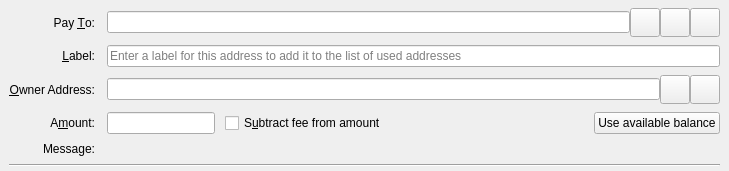
<?xml version="1.0" encoding="UTF-8"?>
<ui version="4.0">
 <class>SendCoinsEntry</class>
 <widget class="QStackedWidget" name="SendCoinsEntry">
  <property name="geometry">
   <rect>
    <x>0</x>
    <y>0</y>
    <width>729</width>
    <height>150</height>
   </rect>
  </property>
  <property name="focusPolicy">
   <enum>Qt::TabFocus</enum>
  </property>
  <property name="autoFillBackground">
   <bool>false</bool>
  </property>
  <widget class="QFrame" name="SendCoins">
   <property name="frameShape">
    <enum>QFrame::NoFrame</enum>
   </property>
   <layout class="QGridLayout" name="gridLayout">
    <property name="topMargin">
     <number>8</number>
    </property>
    <property name="bottomMargin">
     <number>4</number>
    </property>
    <property name="horizontalSpacing">
     <number>12</number>
    </property>
    <property name="verticalSpacing">
     <number>8</number>
    </property>
    <item row="0" column="0">
     <widget class="QLabel" name="payToLabel">
      <property name="text">
       <string>Pay &amp;To:</string>
      </property>
      <property name="alignment">
       <set>Qt::AlignRight|Qt::AlignTrailing|Qt::AlignVCenter</set>
      </property>
      <property name="buddy">
       <cstring>payTo</cstring>
      </property>
     </widget>
    </item>
    <item row="0" column="1">
     <layout class="QHBoxLayout" name="payToLayout">
      <property name="spacing">
       <number>0</number>
      </property>
      <item>
       <widget class="QValidatedLineEdit" name="payTo">
        <property name="toolTip">
         <string>The Bitcoin address to send the payment to</string>
        </property>
       </widget>
      </item>
      <item>
       <widget class="QToolButton" name="addressBookButton">
        <property name="toolTip">
         <string>Choose previously used address</string>
        </property>
        <property name="text">
         <string/>
        </property>
        <property name="icon">
         <iconset resource="../bitcoin.qrc">
          <normaloff>:/icons/address-book</normaloff>:/icons/address-book</iconset>
        </property>
        <property name="iconSize">
         <size>
          <width>22</width>
          <height>22</height>
         </size>
        </property>
        <property name="shortcut">
         <string>Alt+A</string>
        </property>
       </widget>
      </item>
      <item>
       <widget class="QToolButton" name="pasteButton">
        <property name="toolTip">
         <string>Paste address from clipboard</string>
        </property>
        <property name="text">
         <string/>
        </property>
        <property name="icon">
         <iconset resource="../bitcoin.qrc">
          <normaloff>:/icons/editpaste</normaloff>:/icons/editpaste</iconset>
        </property>
        <property name="iconSize">
         <size>
          <width>22</width>
          <height>22</height>
         </size>
        </property>
        <property name="shortcut">
         <string>Alt+P</string>
        </property>
       </widget>
      </item>
      <item>
       <widget class="QToolButton" name="deleteButton">
        <property name="toolTip">
         <string>Remove this entry</string>
        </property>
        <property name="text">
         <string/>
        </property>
        <property name="icon">
         <iconset resource="../bitcoin.qrc">
          <normaloff>:/icons/remove</normaloff>:/icons/remove</iconset>
        </property>
        <property name="iconSize">
         <size>
          <width>22</width>
          <height>22</height>
         </size>
        </property>
       </widget>
      </item>
     </layout>
    </item>
    <item row="1" column="0">
     <widget class="QLabel" name="labellLabel">
      <property name="text">
       <string>&amp;Label:</string>
      </property>
      <property name="alignment">
       <set>Qt::AlignRight|Qt::AlignTrailing|Qt::AlignVCenter</set>
      </property>
      <property name="buddy">
       <cstring>addAsLabel</cstring>
      </property>
     </widget>
    </item>
    <item row="1" column="1">
     <widget class="QLineEdit" name="addAsLabel">
      <property name="toolTip">
       <string>Enter a label for this address to add it to the list of used addresses</string>
      </property>
      <property name="placeholderText">
       <string>Enter a label for this address to add it to the list of used addresses</string>
      </property>
     </widget>
    </item>
    <item row="2" column="0">
     <widget class="QLabel" name="ownerLabel">
      <property name="text">
       <string>&amp;Owner Address:</string>
      </property>
      <property name="alignment">
       <set>Qt::AlignRight|Qt::AlignTrailing|Qt::AlignVCenter</set>
      </property>
      <property name="buddy">
       <cstring>ownerLabel</cstring>
      </property>
     </widget>
    </item>
    <item row="2" column="1">
     <layout class="QHBoxLayout" name="ownerLayout">
      <property name="spacing">
       <number>0</number>
      </property>
      <item>
       <widget class="QValidatedLineEdit" name="ownerAddress">
        <property name="toolTip">
         <string>The BitcoinPoW owner address</string>
        </property>
       </widget>
      </item>
      <item>
       <widget class="QToolButton" name="ownerAddressBookButton">
        <property name="toolTip">
         <string>Choose previously used address</string>
        </property>
        <property name="text">
         <string/>
        </property>
        <property name="icon">
         <iconset resource="../bitcoin.qrc">
          <normaloff>:/icons/address-book</normaloff>:/icons/address-book</iconset>
        </property>
        <property name="iconSize">
         <size>
          <width>22</width>
          <height>22</height>
         </size>
        </property>
        <property name="shortcut">
         <string>Alt+A</string>
        </property>
       </widget>
      </item>
      <item>
       <widget class="QToolButton" name="ownerPasteButton">
        <property name="toolTip">
         <string>Paste address from clipboard</string>
        </property>
        <property name="text">
         <string/>
        </property>
        <property name="icon">
         <iconset resource="../bitcoin.qrc">
          <normaloff>:/icons/editpaste</normaloff>:/icons/editpaste</iconset>
        </property>
        <property name="iconSize">
         <size>
          <width>22</width>
          <height>22</height>
         </size>
        </property>
        <property name="shortcut">
         <string>Alt+P</string>
        </property>
       </widget>
      </item>
     </layout>
    </item>
    <item row="3" column="0">
     <widget class="QLabel" name="amountLabel">
      <property name="text">
       <string>A&amp;mount:</string>
      </property>
      <property name="alignment">
       <set>Qt::AlignRight|Qt::AlignTrailing|Qt::AlignVCenter</set>
      </property>
      <property name="buddy">
       <cstring>payAmount</cstring>
      </property>
     </widget>
    </item>
    <item row="3" column="1">
     <layout class="QHBoxLayout" name="horizontalLayoutAmount" stretch="0,1,0">
      <property name="spacing">
       <number>10</number>
      </property>
      <item>
       <widget class="BitcoinAmountField" name="payAmount">
         <property name="toolTip">
          <string>The amount to send in the selected unit</string>
         </property>
       </widget>
      </item>
      <item>
       <widget class="QCheckBox" name="checkboxSubtractFeeFromAmount">
        <property name="toolTip">
         <string>The fee will be deducted from the amount being sent. The recipient will receive less bitcoins than you enter in the amount field. If multiple recipients are selected, the fee is split equally.</string>
        </property>
        <property name="text">
         <string>S&amp;ubtract fee from amount</string>
        </property>
       </widget>
      </item>
      <item>
       <widget class="QPushButton" name="useAvailableBalanceButton">
        <property name="text">
         <string>Use available balance</string>
        </property>
       </widget>
      </item>
     </layout>
    </item>
    <item row="4" column="0">
     <widget class="QLabel" name="messageLabel">
      <property name="text">
       <string>Message:</string>
      </property>
      <property name="alignment">
       <set>Qt::AlignRight|Qt::AlignTrailing|Qt::AlignVCenter</set>
      </property>
     </widget>
    </item>
    <item row="4" column="1">
     <widget class="QLabel" name="messageTextLabel">
      <property name="toolTip">
       <string>A message that was attached to the bitcoin: URI which will be stored with the transaction for your reference. Note: This message will not be sent over the Bitcoin network.</string>
      </property>
      <property name="textFormat">
       <enum>Qt::PlainText</enum>
      </property>
     </widget>
    </item>
    <item row="5" column="0" colspan="2">
     <widget class="Line" name="line">
      <property name="orientation">
       <enum>Qt::Horizontal</enum>
      </property>
     </widget>
    </item>
   </layout>
  </widget>
  <widget class="QFrame" name="SendCoins_UnauthenticatedPaymentRequest">
   <property name="palette">
    <palette>
     <active>
      <colorrole role="WindowText">
       <brush brushstyle="SolidPattern">
        <color alpha="255">
         <red>0</red>
         <green>0</green>
         <blue>0</blue>
        </color>
       </brush>
      </colorrole>
      <colorrole role="Button">
       <brush brushstyle="SolidPattern">
        <color alpha="255">
         <red>255</red>
         <green>255</green>
         <blue>127</blue>
        </color>
       </brush>
      </colorrole>
      <colorrole role="Light">
       <brush brushstyle="SolidPattern">
        <color alpha="255">
         <red>255</red>
         <green>255</green>
         <blue>255</blue>
        </color>
       </brush>
      </colorrole>
      <colorrole role="Midlight">
       <brush brushstyle="SolidPattern">
        <color alpha="255">
         <red>255</red>
         <green>255</green>
         <blue>191</blue>
        </color>
       </brush>
      </colorrole>
      <colorrole role="Dark">
       <brush brushstyle="SolidPattern">
        <color alpha="255">
         <red>127</red>
         <green>127</green>
         <blue>63</blue>
        </color>
       </brush>
      </colorrole>
      <colorrole role="Mid">
       <brush brushstyle="SolidPattern">
        <color alpha="255">
         <red>170</red>
         <green>170</green>
         <blue>84</blue>
        </color>
       </brush>
      </colorrole>
      <colorrole role="Text">
       <brush brushstyle="SolidPattern">
        <color alpha="255">
         <red>0</red>
         <green>0</green>
         <blue>0</blue>
        </color>
       </brush>
      </colorrole>
      <colorrole role="BrightText">
       <brush brushstyle="SolidPattern">
        <color alpha="255">
         <red>255</red>
         <green>255</green>
         <blue>255</blue>
        </color>
       </brush>
      </colorrole>
      <colorrole role="ButtonText">
       <brush brushstyle="SolidPattern">
        <color alpha="255">
         <red>0</red>
         <green>0</green>
         <blue>0</blue>
        </color>
       </brush>
      </colorrole>
      <colorrole role="Base">
       <brush brushstyle="SolidPattern">
        <color alpha="255">
         <red>255</red>
         <green>255</green>
         <blue>255</blue>
        </color>
       </brush>
      </colorrole>
      <colorrole role="Window">
       <brush brushstyle="SolidPattern">
        <color alpha="255">
         <red>255</red>
         <green>255</green>
         <blue>127</blue>
        </color>
       </brush>
      </colorrole>
      <colorrole role="Shadow">
       <brush brushstyle="SolidPattern">
        <color alpha="255">
         <red>0</red>
         <green>0</green>
         <blue>0</blue>
        </color>
       </brush>
      </colorrole>
      <colorrole role="AlternateBase">
       <brush brushstyle="SolidPattern">
        <color alpha="255">
         <red>255</red>
         <green>255</green>
         <blue>191</blue>
        </color>
       </brush>
      </colorrole>
      <colorrole role="ToolTipBase">
       <brush brushstyle="SolidPattern">
        <color alpha="255">
         <red>255</red>
         <green>255</green>
         <blue>220</blue>
        </color>
       </brush>
      </colorrole>
      <colorrole role="ToolTipText">
       <brush brushstyle="SolidPattern">
        <color alpha="255">
         <red>0</red>
         <green>0</green>
         <blue>0</blue>
        </color>
       </brush>
      </colorrole>
     </active>
     <inactive>
      <colorrole role="WindowText">
       <brush brushstyle="SolidPattern">
        <color alpha="255">
         <red>0</red>
         <green>0</green>
         <blue>0</blue>
        </color>
       </brush>
      </colorrole>
      <colorrole role="Button">
       <brush brushstyle="SolidPattern">
        <color alpha="255">
         <red>255</red>
         <green>255</green>
         <blue>127</blue>
        </color>
       </brush>
      </colorrole>
      <colorrole role="Light">
       <brush brushstyle="SolidPattern">
        <color alpha="255">
         <red>255</red>
         <green>255</green>
         <blue>255</blue>
        </color>
       </brush>
      </colorrole>
      <colorrole role="Midlight">
       <brush brushstyle="SolidPattern">
        <color alpha="255">
         <red>255</red>
         <green>255</green>
         <blue>191</blue>
        </color>
       </brush>
      </colorrole>
      <colorrole role="Dark">
       <brush brushstyle="SolidPattern">
        <color alpha="255">
         <red>127</red>
         <green>127</green>
         <blue>63</blue>
        </color>
       </brush>
      </colorrole>
      <colorrole role="Mid">
       <brush brushstyle="SolidPattern">
        <color alpha="255">
         <red>170</red>
         <green>170</green>
         <blue>84</blue>
        </color>
       </brush>
      </colorrole>
      <colorrole role="Text">
       <brush brushstyle="SolidPattern">
        <color alpha="255">
         <red>0</red>
         <green>0</green>
         <blue>0</blue>
        </color>
       </brush>
      </colorrole>
      <colorrole role="BrightText">
       <brush brushstyle="SolidPattern">
        <color alpha="255">
         <red>255</red>
         <green>255</green>
         <blue>255</blue>
        </color>
       </brush>
      </colorrole>
      <colorrole role="ButtonText">
       <brush brushstyle="SolidPattern">
        <color alpha="255">
         <red>0</red>
         <green>0</green>
         <blue>0</blue>
        </color>
       </brush>
      </colorrole>
      <colorrole role="Base">
       <brush brushstyle="SolidPattern">
        <color alpha="255">
         <red>255</red>
         <green>255</green>
         <blue>255</blue>
        </color>
       </brush>
      </colorrole>
      <colorrole role="Window">
       <brush brushstyle="SolidPattern">
        <color alpha="255">
         <red>255</red>
         <green>255</green>
         <blue>127</blue>
        </color>
       </brush>
      </colorrole>
      <colorrole role="Shadow">
       <brush brushstyle="SolidPattern">
        <color alpha="255">
         <red>0</red>
         <green>0</green>
         <blue>0</blue>
        </color>
       </brush>
      </colorrole>
      <colorrole role="AlternateBase">
       <brush brushstyle="SolidPattern">
        <color alpha="255">
         <red>255</red>
         <green>255</green>
         <blue>191</blue>
        </color>
       </brush>
      </colorrole>
      <colorrole role="ToolTipBase">
       <brush brushstyle="SolidPattern">
        <color alpha="255">
         <red>255</red>
         <green>255</green>
         <blue>220</blue>
        </color>
       </brush>
      </colorrole>
      <colorrole role="ToolTipText">
       <brush brushstyle="SolidPattern">
        <color alpha="255">
         <red>0</red>
         <green>0</green>
         <blue>0</blue>
        </color>
       </brush>
      </colorrole>
     </inactive>
     <disabled>
      <colorrole role="WindowText">
       <brush brushstyle="SolidPattern">
        <color alpha="255">
         <red>127</red>
         <green>127</green>
         <blue>63</blue>
        </color>
       </brush>
      </colorrole>
      <colorrole role="Button">
       <brush brushstyle="SolidPattern">
        <color alpha="255">
         <red>255</red>
         <green>255</green>
         <blue>127</blue>
        </color>
       </brush>
      </colorrole>
      <colorrole role="Light">
       <brush brushstyle="SolidPattern">
        <color alpha="255">
         <red>255</red>
         <green>255</green>
         <blue>255</blue>
        </color>
       </brush>
      </colorrole>
      <colorrole role="Midlight">
       <brush brushstyle="SolidPattern">
        <color alpha="255">
         <red>255</red>
         <green>255</green>
         <blue>191</blue>
        </color>
       </brush>
      </colorrole>
      <colorrole role="Dark">
       <brush brushstyle="SolidPattern">
        <color alpha="255">
         <red>127</red>
         <green>127</green>
         <blue>63</blue>
        </color>
       </brush>
      </colorrole>
      <colorrole role="Mid">
       <brush brushstyle="SolidPattern">
        <color alpha="255">
         <red>170</red>
         <green>170</green>
         <blue>84</blue>
        </color>
       </brush>
      </colorrole>
      <colorrole role="Text">
       <brush brushstyle="SolidPattern">
        <color alpha="255">
         <red>127</red>
         <green>127</green>
         <blue>63</blue>
        </color>
       </brush>
      </colorrole>
      <colorrole role="BrightText">
       <brush brushstyle="SolidPattern">
        <color alpha="255">
         <red>255</red>
         <green>255</green>
         <blue>255</blue>
        </color>
       </brush>
      </colorrole>
      <colorrole role="ButtonText">
       <brush brushstyle="SolidPattern">
        <color alpha="255">
         <red>127</red>
         <green>127</green>
         <blue>63</blue>
        </color>
       </brush>
      </colorrole>
      <colorrole role="Base">
       <brush brushstyle="SolidPattern">
        <color alpha="255">
         <red>255</red>
         <green>255</green>
         <blue>127</blue>
        </color>
       </brush>
      </colorrole>
      <colorrole role="Window">
       <brush brushstyle="SolidPattern">
        <color alpha="255">
         <red>255</red>
         <green>255</green>
         <blue>127</blue>
        </color>
       </brush>
      </colorrole>
      <colorrole role="Shadow">
       <brush brushstyle="SolidPattern">
        <color alpha="255">
         <red>0</red>
         <green>0</green>
         <blue>0</blue>
        </color>
       </brush>
      </colorrole>
      <colorrole role="AlternateBase">
       <brush brushstyle="SolidPattern">
        <color alpha="255">
         <red>255</red>
         <green>255</green>
         <blue>127</blue>
        </color>
       </brush>
      </colorrole>
      <colorrole role="ToolTipBase">
       <brush brushstyle="SolidPattern">
        <color alpha="255">
         <red>255</red>
         <green>255</green>
         <blue>220</blue>
        </color>
       </brush>
      </colorrole>
      <colorrole role="ToolTipText">
       <brush brushstyle="SolidPattern">
        <color alpha="255">
         <red>0</red>
         <green>0</green>
         <blue>0</blue>
        </color>
       </brush>
      </colorrole>
     </disabled>
    </palette>
   </property>
   <property name="toolTip">
    <string>This is an unauthenticated payment request.</string>
   </property>
   <property name="autoFillBackground">
    <bool>true</bool>
   </property>
   <property name="frameShape">
    <enum>QFrame::NoFrame</enum>
   </property>
   <layout class="QGridLayout" name="gridLayout_is">
    <property name="spacing">
     <number>12</number>
    </property>
    <item row="0" column="0">
     <widget class="QLabel" name="payToLabel_is">
      <property name="text">
       <string>Pay To:</string>
      </property>
      <property name="alignment">
       <set>Qt::AlignRight|Qt::AlignTrailing|Qt::AlignVCenter</set>
      </property>
     </widget>
    </item>
    <item row="0" column="1">
     <layout class="QHBoxLayout" name="payToLayout_is">
      <property name="spacing">
       <number>0</number>
      </property>
      <item>
       <widget class="QLabel" name="payTo_is"/>
      </item>
      <item>
       <widget class="QToolButton" name="deleteButton_is">
        <property name="toolTip">
         <string>Remove this entry</string>
        </property>
        <property name="text">
         <string/>
        </property>
        <property name="icon">
         <iconset resource="../bitcoin.qrc">
          <normaloff>:/icons/remove</normaloff>:/icons/remove</iconset>
        </property>
       </widget>
      </item>
     </layout>
    </item>
    <item row="1" column="0">
     <widget class="QLabel" name="memoLabel_is">
      <property name="text">
       <string>Memo:</string>
      </property>
      <property name="alignment">
       <set>Qt::AlignRight|Qt::AlignTrailing|Qt::AlignVCenter</set>
      </property>
     </widget>
    </item>
    <item row="1" column="1">
     <widget class="QLabel" name="memoTextLabel_is">
      <property name="textFormat">
       <enum>Qt::PlainText</enum>
      </property>
     </widget>
    </item>
    <item row="2" column="0">
     <widget class="QLabel" name="amountLabel_is">
      <property name="text">
       <string>A&amp;mount:</string>
      </property>
      <property name="alignment">
       <set>Qt::AlignRight|Qt::AlignTrailing|Qt::AlignVCenter</set>
      </property>
      <property name="buddy">
       <cstring>payAmount_is</cstring>
      </property>
     </widget>
    </item>
    <item row="2" column="1">
     <widget class="BitcoinAmountField" name="payAmount_is">
      <property name="acceptDrops">
       <bool>false</bool>
      </property>
     </widget>
    </item>
   </layout>
  </widget>
  <widget class="QFrame" name="SendCoins_AuthenticatedPaymentRequest">
   <property name="palette">
    <palette>
     <active>
      <colorrole role="WindowText">
       <brush brushstyle="SolidPattern">
        <color alpha="255">
         <red>0</red>
         <green>0</green>
         <blue>0</blue>
        </color>
       </brush>
      </colorrole>
      <colorrole role="Button">
       <brush brushstyle="SolidPattern">
        <color alpha="255">
         <red>140</red>
         <green>232</green>
         <blue>119</blue>
        </color>
       </brush>
      </colorrole>
      <colorrole role="Light">
       <brush brushstyle="SolidPattern">
        <color alpha="255">
         <red>230</red>
         <green>255</green>
         <blue>224</blue>
        </color>
       </brush>
      </colorrole>
      <colorrole role="Midlight">
       <brush brushstyle="SolidPattern">
        <color alpha="255">
         <red>185</red>
         <green>243</green>
         <blue>171</blue>
        </color>
       </brush>
      </colorrole>
      <colorrole role="Dark">
       <brush brushstyle="SolidPattern">
        <color alpha="255">
         <red>70</red>
         <green>116</green>
         <blue>59</blue>
        </color>
       </brush>
      </colorrole>
      <colorrole role="Mid">
       <brush brushstyle="SolidPattern">
        <color alpha="255">
         <red>93</red>
         <green>155</green>
         <blue>79</blue>
        </color>
       </brush>
      </colorrole>
      <colorrole role="Text">
       <brush brushstyle="SolidPattern">
        <color alpha="255">
         <red>0</red>
         <green>0</green>
         <blue>0</blue>
        </color>
       </brush>
      </colorrole>
      <colorrole role="BrightText">
       <brush brushstyle="SolidPattern">
        <color alpha="255">
         <red>155</red>
         <green>255</green>
         <blue>147</blue>
        </color>
       </brush>
      </colorrole>
      <colorrole role="ButtonText">
       <brush brushstyle="SolidPattern">
        <color alpha="255">
         <red>0</red>
         <green>0</green>
         <blue>0</blue>
        </color>
       </brush>
      </colorrole>
      <colorrole role="Base">
       <brush brushstyle="SolidPattern">
        <color alpha="255">
         <red>119</red>
         <green>255</green>
         <blue>233</blue>
        </color>
       </brush>
      </colorrole>
      <colorrole role="Window">
       <brush brushstyle="SolidPattern">
        <color alpha="255">
         <red>140</red>
         <green>232</green>
         <blue>119</blue>
        </color>
       </brush>
      </colorrole>
      <colorrole role="Shadow">
       <brush brushstyle="SolidPattern">
        <color alpha="255">
         <red>0</red>
         <green>0</green>
         <blue>0</blue>
        </color>
       </brush>
      </colorrole>
      <colorrole role="AlternateBase">
       <brush brushstyle="SolidPattern">
        <color alpha="255">
         <red>197</red>
         <green>243</green>
         <blue>187</blue>
        </color>
       </brush>
      </colorrole>
      <colorrole role="NoRole">
       <brush brushstyle="SolidPattern">
        <color alpha="255">
         <red>125</red>
         <green>194</green>
         <blue>122</blue>
        </color>
       </brush>
      </colorrole>
      <colorrole role="ToolTipBase">
       <brush brushstyle="SolidPattern">
        <color alpha="255">
         <red>255</red>
         <green>255</green>
         <blue>220</blue>
        </color>
       </brush>
      </colorrole>
      <colorrole role="ToolTipText">
       <brush brushstyle="SolidPattern">
        <color alpha="255">
         <red>0</red>
         <green>0</green>
         <blue>0</blue>
        </color>
       </brush>
      </colorrole>
     </active>
     <inactive>
      <colorrole role="WindowText">
       <brush brushstyle="SolidPattern">
        <color alpha="255">
         <red>0</red>
         <green>0</green>
         <blue>0</blue>
        </color>
       </brush>
      </colorrole>
      <colorrole role="Button">
       <brush brushstyle="SolidPattern">
        <color alpha="255">
         <red>140</red>
         <green>232</green>
         <blue>119</blue>
        </color>
       </brush>
      </colorrole>
      <colorrole role="Light">
       <brush brushstyle="SolidPattern">
        <color alpha="255">
         <red>230</red>
         <green>255</green>
         <blue>224</blue>
        </color>
       </brush>
      </colorrole>
      <colorrole role="Midlight">
       <brush brushstyle="SolidPattern">
        <color alpha="255">
         <red>185</red>
         <green>243</green>
         <blue>171</blue>
        </color>
       </brush>
      </colorrole>
      <colorrole role="Dark">
       <brush brushstyle="SolidPattern">
        <color alpha="255">
         <red>70</red>
         <green>116</green>
         <blue>59</blue>
        </color>
       </brush>
      </colorrole>
      <colorrole role="Mid">
       <brush brushstyle="SolidPattern">
        <color alpha="255">
         <red>93</red>
         <green>155</green>
         <blue>79</blue>
        </color>
       </brush>
      </colorrole>
      <colorrole role="Text">
       <brush brushstyle="SolidPattern">
        <color alpha="255">
         <red>0</red>
         <green>0</green>
         <blue>0</blue>
        </color>
       </brush>
      </colorrole>
      <colorrole role="BrightText">
       <brush brushstyle="SolidPattern">
        <color alpha="255">
         <red>155</red>
         <green>255</green>
         <blue>147</blue>
        </color>
       </brush>
      </colorrole>
      <colorrole role="ButtonText">
       <brush brushstyle="SolidPattern">
        <color alpha="255">
         <red>0</red>
         <green>0</green>
         <blue>0</blue>
        </color>
       </brush>
      </colorrole>
      <colorrole role="Base">
       <brush brushstyle="SolidPattern">
        <color alpha="255">
         <red>119</red>
         <green>255</green>
         <blue>233</blue>
        </color>
       </brush>
      </colorrole>
      <colorrole role="Window">
       <brush brushstyle="SolidPattern">
        <color alpha="255">
         <red>140</red>
         <green>232</green>
         <blue>119</blue>
        </color>
       </brush>
      </colorrole>
      <colorrole role="Shadow">
       <brush brushstyle="SolidPattern">
        <color alpha="255">
         <red>0</red>
         <green>0</green>
         <blue>0</blue>
        </color>
       </brush>
      </colorrole>
      <colorrole role="AlternateBase">
       <brush brushstyle="SolidPattern">
        <color alpha="255">
         <red>197</red>
         <green>243</green>
         <blue>187</blue>
        </color>
       </brush>
      </colorrole>
      <colorrole role="NoRole">
       <brush brushstyle="SolidPattern">
        <color alpha="255">
         <red>125</red>
         <green>194</green>
         <blue>122</blue>
        </color>
       </brush>
      </colorrole>
      <colorrole role="ToolTipBase">
       <brush brushstyle="SolidPattern">
        <color alpha="255">
         <red>255</red>
         <green>255</green>
         <blue>220</blue>
        </color>
       </brush>
      </colorrole>
      <colorrole role="ToolTipText">
       <brush brushstyle="SolidPattern">
        <color alpha="255">
         <red>0</red>
         <green>0</green>
         <blue>0</blue>
        </color>
       </brush>
      </colorrole>
     </inactive>
     <disabled>
      <colorrole role="WindowText">
       <brush brushstyle="SolidPattern">
        <color alpha="255">
         <red>70</red>
         <green>116</green>
         <blue>59</blue>
        </color>
       </brush>
      </colorrole>
      <colorrole role="Button">
       <brush brushstyle="SolidPattern">
        <color alpha="255">
         <red>140</red>
         <green>232</green>
         <blue>119</blue>
        </color>
       </brush>
      </colorrole>
      <colorrole role="Light">
       <brush brushstyle="SolidPattern">
        <color alpha="255">
         <red>230</red>
         <green>255</green>
         <blue>224</blue>
        </color>
       </brush>
      </colorrole>
      <colorrole role="Midlight">
       <brush brushstyle="SolidPattern">
        <color alpha="255">
         <red>185</red>
         <green>243</green>
         <blue>171</blue>
        </color>
       </brush>
      </colorrole>
      <colorrole role="Dark">
       <brush brushstyle="SolidPattern">
        <color alpha="255">
         <red>70</red>
         <green>116</green>
         <blue>59</blue>
        </color>
       </brush>
      </colorrole>
      <colorrole role="Mid">
       <brush brushstyle="SolidPattern">
        <color alpha="255">
         <red>93</red>
         <green>155</green>
         <blue>79</blue>
        </color>
       </brush>
      </colorrole>
      <colorrole role="Text">
       <brush brushstyle="SolidPattern">
        <color alpha="255">
         <red>70</red>
         <green>116</green>
         <blue>59</blue>
        </color>
       </brush>
      </colorrole>
      <colorrole role="BrightText">
       <brush brushstyle="SolidPattern">
        <color alpha="255">
         <red>155</red>
         <green>255</green>
         <blue>147</blue>
        </color>
       </brush>
      </colorrole>
      <colorrole role="ButtonText">
       <brush brushstyle="SolidPattern">
        <color alpha="255">
         <red>70</red>
         <green>116</green>
         <blue>59</blue>
        </color>
       </brush>
      </colorrole>
      <colorrole role="Base">
       <brush brushstyle="SolidPattern">
        <color alpha="255">
         <red>140</red>
         <green>232</green>
         <blue>119</blue>
        </color>
       </brush>
      </colorrole>
      <colorrole role="Window">
       <brush brushstyle="SolidPattern">
        <color alpha="255">
         <red>140</red>
         <green>232</green>
         <blue>119</blue>
        </color>
       </brush>
      </colorrole>
      <colorrole role="Shadow">
       <brush brushstyle="SolidPattern">
        <color alpha="255">
         <red>0</red>
         <green>0</green>
         <blue>0</blue>
        </color>
       </brush>
      </colorrole>
      <colorrole role="AlternateBase">
       <brush brushstyle="SolidPattern">
        <color alpha="255">
         <red>140</red>
         <green>232</green>
         <blue>119</blue>
        </color>
       </brush>
      </colorrole>
      <colorrole role="NoRole">
       <brush brushstyle="SolidPattern">
        <color alpha="255">
         <red>125</red>
         <green>194</green>
         <blue>122</blue>
        </color>
       </brush>
      </colorrole>
      <colorrole role="ToolTipBase">
       <brush brushstyle="SolidPattern">
        <color alpha="255">
         <red>255</red>
         <green>255</green>
         <blue>220</blue>
        </color>
       </brush>
      </colorrole>
      <colorrole role="ToolTipText">
       <brush brushstyle="SolidPattern">
        <color alpha="255">
         <red>0</red>
         <green>0</green>
         <blue>0</blue>
        </color>
       </brush>
      </colorrole>
     </disabled>
    </palette>
   </property>
   <property name="toolTip">
    <string>This is an authenticated payment request.</string>
   </property>
   <property name="autoFillBackground">
    <bool>true</bool>
   </property>
   <property name="frameShape">
    <enum>QFrame::NoFrame</enum>
   </property>
   <layout class="QGridLayout" name="gridLayout_s">
    <property name="spacing">
     <number>12</number>
    </property>
    <item row="0" column="0">
     <widget class="QLabel" name="payToLabel_s">
      <property name="text">
       <string>Pay To:</string>
      </property>
      <property name="alignment">
       <set>Qt::AlignRight|Qt::AlignTrailing|Qt::AlignVCenter</set>
      </property>
     </widget>
    </item>
    <item row="0" column="1">
     <layout class="QHBoxLayout" name="payToLayout_s">
      <property name="spacing">
       <number>0</number>
      </property>
      <item>
       <widget class="QLabel" name="payTo_s">
        <property name="textFormat">
         <enum>Qt::PlainText</enum>
        </property>
       </widget>
      </item>
      <item>
       <widget class="QToolButton" name="deleteButton_s">
        <property name="toolTip">
         <string>Remove this entry</string>
        </property>
        <property name="text">
         <string/>
        </property>
        <property name="icon">
         <iconset resource="../bitcoin.qrc">
          <normaloff>:/icons/remove</normaloff>:/icons/remove</iconset>
        </property>
       </widget>
      </item>
     </layout>
    </item>
    <item row="1" column="0">
     <widget class="QLabel" name="memoLabel_s">
      <property name="text">
       <string>Memo:</string>
      </property>
      <property name="alignment">
       <set>Qt::AlignRight|Qt::AlignTrailing|Qt::AlignVCenter</set>
      </property>
     </widget>
    </item>
    <item row="1" column="1">
     <widget class="QLabel" name="memoTextLabel_s">
      <property name="textFormat">
       <enum>Qt::PlainText</enum>
      </property>
     </widget>
    </item>
    <item row="2" column="0">
     <widget class="QLabel" name="amountLabel_s">
      <property name="text">
       <string>A&amp;mount:</string>
      </property>
      <property name="alignment">
       <set>Qt::AlignRight|Qt::AlignTrailing|Qt::AlignVCenter</set>
      </property>
      <property name="buddy">
       <cstring>payAmount_s</cstring>
      </property>
     </widget>
    </item>
    <item row="2" column="1">
     <widget class="BitcoinAmountField" name="payAmount_s">
      <property name="acceptDrops">
       <bool>false</bool>
      </property>
     </widget>
    </item>
   </layout>
  </widget>
 </widget>
 <customwidgets>
  <customwidget>
   <class>QValidatedLineEdit</class>
   <extends>QLineEdit</extends>
   <header>qt/qvalidatedlineedit.h</header>
  </customwidget>
  <customwidget>
   <class>BitcoinAmountField</class>
   <extends>QLineEdit</extends>
   <header>qt/bitcoinamountfield.h</header>
  </customwidget>
 </customwidgets>
 <tabstops>
  <tabstop>payTo</tabstop>
  <tabstop>addressBookButton</tabstop>
  <tabstop>pasteButton</tabstop>
  <tabstop>deleteButton</tabstop>
  <tabstop>addAsLabel</tabstop>
  <tabstop>payAmount</tabstop>
  <tabstop>payAmount_is</tabstop>
  <tabstop>deleteButton_is</tabstop>
  <tabstop>payAmount_s</tabstop>
  <tabstop>deleteButton_s</tabstop>
 </tabstops>
 <resources>
  <include location="../bitcoin.qrc"/>
 </resources>
 <connections/>
</ui>
